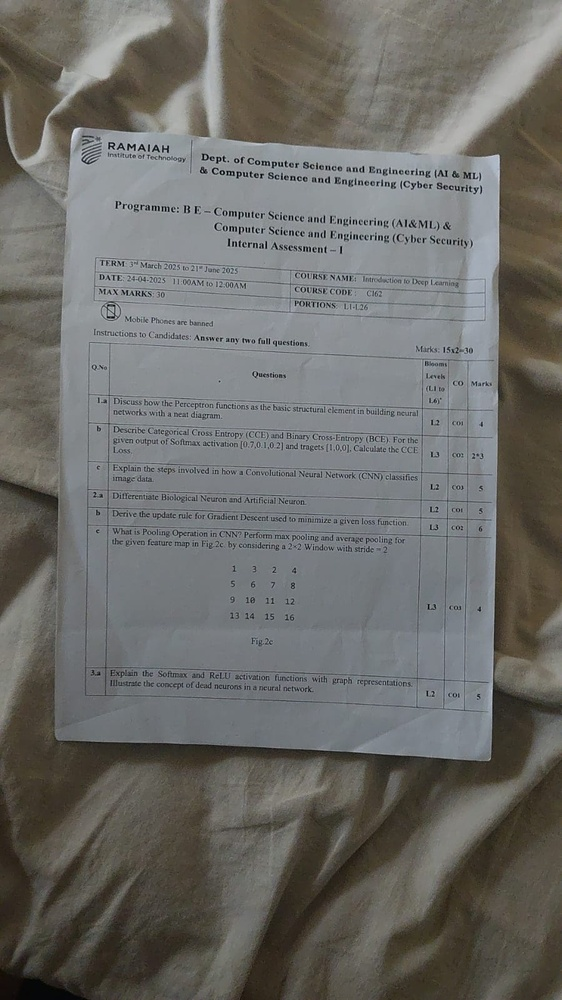
#> input picture sample.jpeg, 562 x 1000 px, shrunk from 899 x 1599 before the run
$ python -i process_image.py   (imports and definitions only)
#> lines starting #> are read from the running program, lines starting #| are printed output that depends on the picture; after the words box and inside, x2 and y2 are one past the last pixel; in counts of white or black regions, pixels touching at a corner belong together
#ORIGINAL PROCESSING FUNCTION - TO FIND BOUNDING LAYOUT BOXES

# WORKS WELL FOR TABULAR USING RETR, BUT NOT SO WELL FOR TEXT BOXES - CAN FIND INDIVIDUAL CHARACTERS THOUGH
#use this maybe for tabular body section

import cv2
from display_image import display_image
import os

#BODY PROCESSING -----------------------------

def process_body(image_path, output_path):
#> called with image_path = '../sample.jpeg', output_path = 'out.png'
    if not os.path.exists(image_path):
        raise FileNotFoundError(f"Image not found: {image_path}")

    img = cv2.imread(image_path)
#> img is the input picture: shape (1000, 562, 3); mean B, G, R 103.9, 107.4, 108

    # Check if image is loaded successfully
    if img is None:
        print(f"Error: Could not read the image at {image_path}")
        return
    # Convert to grayscale
    gray = cv2.cvtColor(img, cv2.COLOR_BGR2GRAY)
    #display_image(gray, "step 1 - gray")


    #finding header and body distinction
    #header,body = get_header_threshold_based(img, gray)
    #display_image(header, "Header")
    #display_image(body, "body")

    # Apply adaptive thresholding
    #ALTERNATIVE OPTION - ADAPTIVE THRESH GAUSSIAN, ORIGINAL PARAMETERS - 15,10
    thresh = cv2.adaptiveThreshold(gray, 255, cv2.ADAPTIVE_THRESH_MEAN_C,
                                   cv2.THRESH_BINARY_INV, 11, 5)
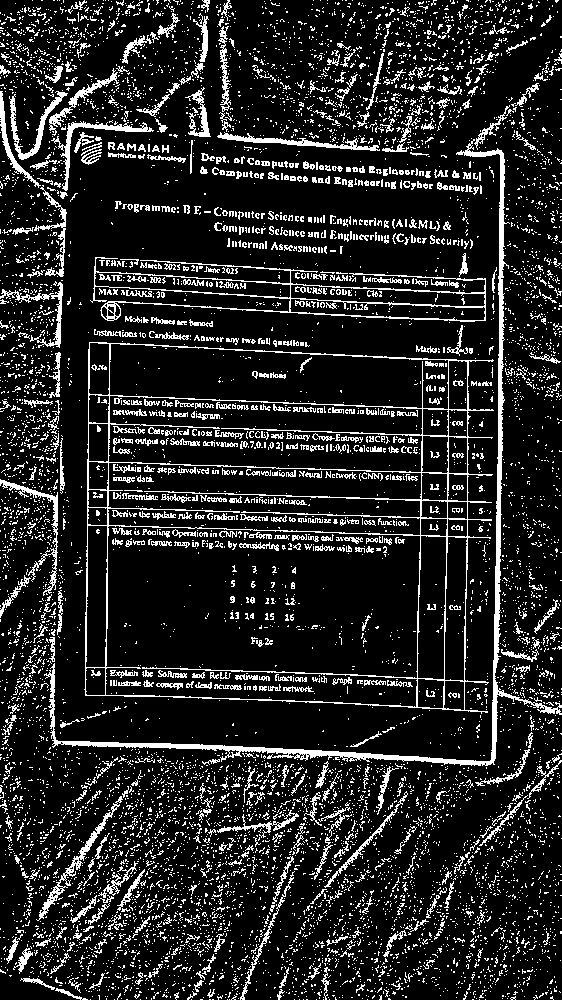
#> thresh: shape (1000, 562); 14.4% white in thin lines or dots

    #display_image(thresh, "step 2 - after thresh")

    kernel = cv2.getStructuringElement(cv2.MORPH_RECT, (10, 5))
    dilated = cv2.dilate(thresh, kernel, iterations=1)
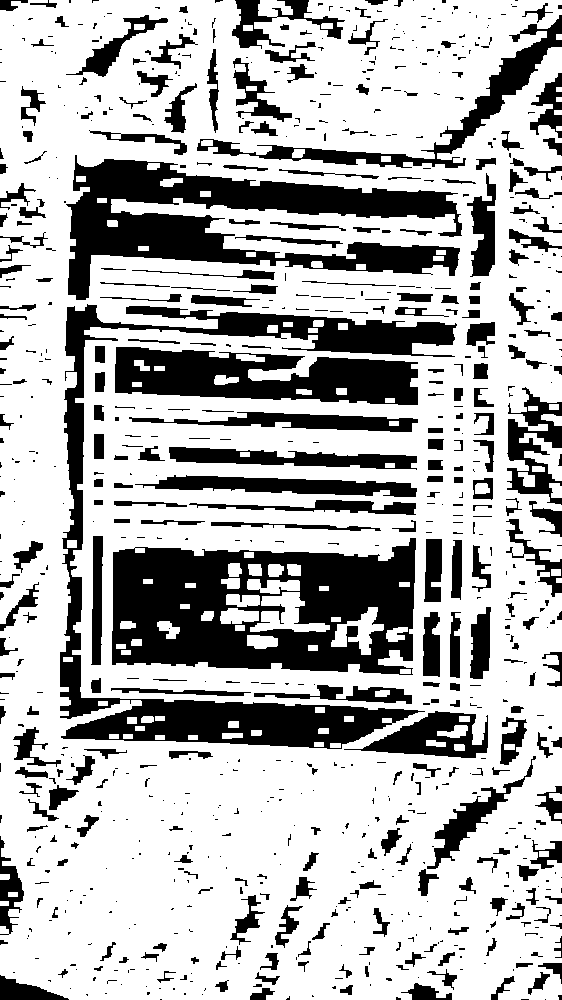
#> dilated: shape (1000, 562); 70.7% white; 820 black regions (503 under 20 px)

    #display_image(dilated, "step 3 - dilated")
    # Find contours (connected components)
    contours, _ = cv2.findContours(thresh, cv2.RETR_TREE, cv2.CHAIN_APPROX_SIMPLE)
#> contours = 9767 contours, 9430 with area under 20; largest, box (x1, y1, x2, y2) and area: (84, 342, 494, 714) 132934, (105, 525, 421, 708) 52694, (108, 395, 423, 473) 20301, (107, 462, 422, 536) 19422, (109, 343, 449, 410) 17014
    #display_image(contours, "step 4 - contours")

    # List to store bounding boxes
    boxes = []

    # Loop through contours to get bounding boxes
    for c in contours:
        x, y, w, h = cv2.boundingRect(c)
        #print(f"Box: x={x}, y={y}, w={w}, h={h}")
        """
        aspect_ratio = w / float(h)
        if 0.5 < aspect_ratio < 10 and w > 20 and h > 15:
            boxes.append((x, y, w, h))
        """
        if ( w > 80 and h > 20):  # Filter out noise based on box size (adjust as needed)
            boxes.append((x, y, w, h))
#> this loop made 9767 passes
#> (x, y, w, h) on passes 1, 2, 4: (485, 999, 1, 1), (479, 999, 1, 1), (367, 999, 1, 1)
#> after the loop, boxes = 14 items, first 6: (217, 810, 82, 28), (36, 796, 87, 125), (324, 791, 84, 97), (84, 342, 410, 372), (105, 525, 316, 183), (107, 462, 315, 74)


    # Draw bounding boxes on the original image
    for x, y, w, h in boxes:
        cv2.rectangle(img, (x, y), (x + w, y + h), (0, 255, 0), 2)
#> this loop made 14 passes
#> (x, y, w, h) on passes 1 to 12: (217, 810, 82, 28), (36, 796, 87, 125), (324, 791, 84, 97), (84, 342, 410, 372), (105, 525, 316, 183), (107, 462, 315, 74), (108, 395, 315, 78), (109, 343, 340, 67), (90, 257, 396, 65), (289, 298, 197, 23), (290, 284, 196, 23), (94, 271, 197, 28)
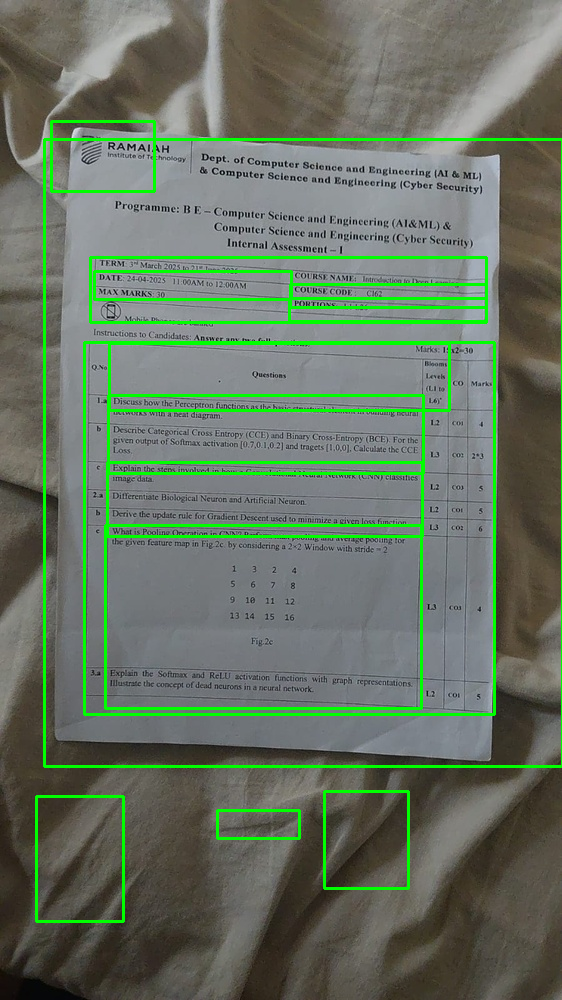
#> img: shape (1000, 562, 3); 5.29% of pixels changed, all inside (x1, y1, x2, y2) = (35, 120, 562, 923)


    # Save the output image with bounding boxes
    #display_image(img)
    cv2.imwrite(output_path, img)
    print(f"Bounding boxes drawn and saved to {output_path}")


# Function to process image and find bounding boxes
# [55 lines left out: function process_image, not called in this run]

>>> result = process_body('../sample.jpeg', 'out.png')
